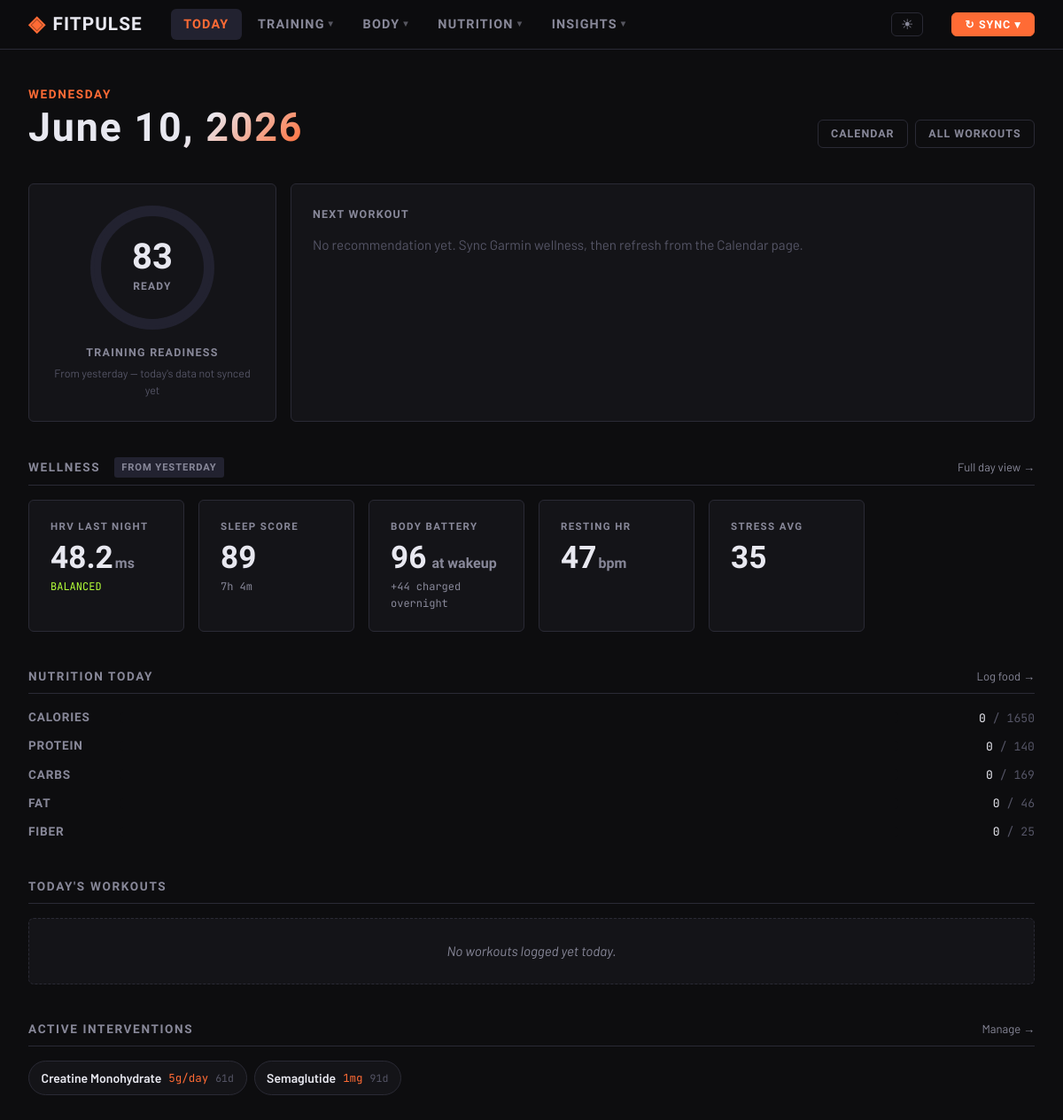
The page / on the database its author committed.
### workouts/models.py (models this page shows, shortened)
class DailyStats(models.Model):
    date = models.DateField(unique=True, db_index=True)
    body_battery_json = models.JSONField(default=list, blank=True)
    body_battery_high = models.IntegerField(null=True, blank=True)
    body_battery_low = models.IntegerField(null=True, blank=True)
    sleep_score = models.IntegerField(null=True, blank=True)
    sleep_seconds = models.IntegerField(null=True, blank=True)
    sleep_deep_seconds = models.IntegerField(null=True, blank=True)
    sleep_light_seconds = models.IntegerField(null=True, blank=True)
    sleep_rem_seconds = models.IntegerField(null=True, blank=True)
    hrv_weekly_avg = models.FloatField(null=True, blank=True)   # ms
    hrv_last_night = models.FloatField(null=True, blank=True)   # ms
    hrv_status = models.CharField(max_length=32, blank=True)    # BALANCED / UNBALANCED / POOR
    resting_hr = models.IntegerField(null=True, blank=True)
    stress_avg = models.IntegerField(null=True, blank=True)
    training_status = models.CharField(max_length=64, blank=True)
    training_load = models.FloatField(null=True, blank=True)         # acute load
    load_focus_anaerobic = models.FloatField(null=True, blank=True)
    load_focus_high_aerobic = models.FloatField(null=True, blank=True)
    load_focus_low_aerobic = models.FloatField(null=True, blank=True)
    training_readiness_score = models.IntegerField(null=True, blank=True)
    training_readiness_label = models.CharField(max_length=64, blank=True)
    steps = models.IntegerField(null=True, blank=True)
    floors_climbed = models.IntegerField(null=True, blank=True)
    active_calories = models.IntegerField(null=True, blank=True)
    total_calories = models.IntegerField(null=True, blank=True)
    bmr_calories = models.IntegerField(null=True, blank=True)
    moderate_intensity_minutes = models.IntegerField(null=True, blank=True)
    vigorous_intensity_minutes = models.IntegerField(null=True, blank=True)
    steps_goal = models.IntegerField(null=True, blank=True)
    floors_climbed_goal = models.IntegerField(null=True, blank=True)
    intensity_minutes_goal = models.IntegerField(null=True, blank=True)
    vo2_max_running = models.FloatField(null=True, blank=True)
    vo2_max_cycling = models.FloatField(null=True, blank=True)
    fitness_age = models.IntegerField(null=True, blank=True)
    respiration_avg = models.FloatField(null=True, blank=True)
    respiration_waking_avg = models.FloatField(null=True, blank=True)
    respiration_sleep_avg = models.FloatField(null=True, blank=True)
    spo2_sleep_avg = models.FloatField(null=True, blank=True)
    spo2_sleep_low = models.IntegerField(null=True, blank=True)
    body_battery_start = models.IntegerField(null=True, blank=True)
    body_battery_end = models.IntegerField(null=True, blank=True)
    body_battery_charge = models.IntegerField(null=True, blank=True)
    body_battery_drain = models.IntegerField(null=True, blank=True)
    stress_max = models.IntegerField(null=True, blank=True)
    stress_rest_minutes = models.IntegerField(null=True, blank=True)
    stress_low_minutes = models.IntegerField(null=True, blank=True)
    stress_medium_minutes = models.IntegerField(null=True, blank=True)
    stress_high_minutes = models.IntegerField(null=True, blank=True)
    hrv_min = models.IntegerField(null=True, blank=True)
    hrv_max = models.IntegerField(null=True, blank=True)
    ai_day_analysis = models.TextField(null=True, blank=True)
    ai_day_generated_at = models.DateTimeField(null=True, blank=True)
    ai_next_workout = models.TextField(null=True, blank=True)
    ai_next_workout_generated_at = models.DateTimeField(null=True, blank=True)
    synced_at = models.DateTimeField(null=True, blank=True)
    weight_lb = models.FloatField(null=True, blank=True)
    fat_mass_lb = models.FloatField(null=True, blank=True)
    fat_free_mass_lb = models.FloatField(null=True, blank=True)
    muscle_mass_lb = models.FloatField(null=True, blank=True)
    hydration_lb = models.FloatField(null=True, blank=True)
    bone_mass_lb = models.FloatField(null=True, blank=True)
    fat_ratio_pct = models.FloatField(null=True, blank=True)
    weight_count = models.IntegerField(default=0)
    weight_synced_at = models.DateTimeField(null=True, blank=True)
    cal_total = models.FloatField(null=True, blank=True)
    protein_g_total = models.FloatField(null=True, blank=True)
    carbs_g_total = models.FloatField(null=True, blank=True)
    fat_g_total = models.FloatField(null=True, blank=True)
    fiber_g_total = models.FloatField(null=True, blank=True)
    class Meta:
        ordering = ["-date"]

class Intervention(models.Model):
    CATEGORY_CHOICES = [
        ("medication", "Medication"),
        ("supplement", "Supplement"),
        ("hormone", "Hormone"),
        ("lifestyle", "Lifestyle"),
        ("surgery", "Surgery"),
        ("other", "Other"),
    ]
    name = models.CharField(max_length=200)
    category = models.CharField(max_length=20, choices=CATEGORY_CHOICES)
    start_date = models.DateField(db_index=True)
    end_date = models.DateField(null=True, blank=True, db_index=True)
    notes = models.TextField(blank=True)
    expected_effects = models.TextField(blank=True)
    created_at = models.DateTimeField(auto_now_add=True)
    updated_at = models.DateTimeField(auto_now=True)
    class Meta:
        ordering = ["-start_date"]
    @property
    def is_active(self):
        from datetime import date
        return self.end_date is None or self.end_date > date.today()
    @property
    def duration_days(self):
        from datetime import date
        end = self.end_date or date.today()
        return (end - self.start_date).days
    @property
    def current_dose(self):
        from datetime import date
        from django.db.models import Q
        today = date.today()
        return self.dose_changes.filter(
            start_date__lte=today
        ).filter(
            Q(end_date__gte=today) | Q(end_date__isnull=True)
        ).order_by("-start_date").first()

class DoseChange(models.Model):
    intervention = models.ForeignKey(
        "Intervention", on_delete=models.CASCADE, related_name="dose_changes"
    )
    dose = models.CharField(max_length=100)
    start_date = models.DateField(db_index=True)
    end_date = models.DateField(null=True, blank=True, db_index=True)
    notes = models.TextField(blank=True)
    created_at = models.DateTimeField(auto_now_add=True)
    class Meta:
        ordering = ["start_date"]
        constraints = [
            models.UniqueConstraint(
                fields=["intervention", "start_date"],
                name="unique_dose_change_per_intervention_date",
            ),
        ]

### workouts/views.py (the view)
# urls.py: path("", today_page, name="today"),
def today_page(request):
    from django.db.models import Sum
    from .nutrition import compute_macro_targets
    from .ai import _get_or_generate_day_analysis
    today_date = datetime.date.today()
    yesterday = today_date - datetime.timedelta(days=1)
    daily = DailyStats.objects.filter(date=today_date).first()
    wellness_is_yesterday = False
    if not daily or not (daily.hrv_last_night or daily.body_battery_start):
        fallback = DailyStats.objects.filter(date=yesterday).first()
        if fallback and (fallback.hrv_last_night or fallback.body_battery_start):
            daily = fallback
            wellness_is_yesterday = True
    todays_workouts = list(
        CachedWorkout.objects.filter(created_at__date=today_date).order_by("-created_at")
    )
    nutrition_targets = None
    nutrition_progress = None
    try:
        nutrition_targets = compute_macro_targets()
    except Exception:
        pass
    today_food = FoodEntry.objects.filter(date=today_date).aggregate(
        cal=Sum("calories"),
        protein=Sum("protein_g"),
        carbs=Sum("carbs_g"),
        fat=Sum("fat_g"),
        fiber=Sum("fiber_g"),
    )
    if nutrition_targets:
        nutrition_progress = {
            "cal":     {"now": today_food["cal"] or 0,     "target": nutrition_targets.get("calories")},
            "protein": {"now": today_food["protein"] or 0, "target": nutrition_targets.get("protein_g")},
            "carbs":   {"now": today_food["carbs"] or 0,   "target": nutrition_targets.get("carbs_g")},
            "fat":     {"now": today_food["fat"] or 0,     "target": nutrition_targets.get("fat_g")},
            "fiber":   {"now": today_food["fiber"] or 0,   "target": nutrition_targets.get("fiber_g")},
        }
        for v in nutrition_progress.values():
            t = v["target"]
            v["pct"] = min(round((v["now"] / t) * 100), 100) if t else 0
    active_interventions = [i for i in Intervention.objects.all() if i.is_active]
    day_analysis_text = None
    next_workout_text = None
    today_stats = DailyStats.objects.filter(date=today_date).first()
    if today_stats:
        try:
            day_analysis_text = _get_or_generate_day_analysis(today_date, todays_workouts, today_stats)
        except Exception:
            pass
        next_workout_text = today_stats.ai_next_workout or None
    return render(request, "workouts/today.html", {
        "today_date": today_date,
        "daily": daily,
        "wellness_is_yesterday": wellness_is_yesterday,
        "todays_workouts": todays_workouts,
        "nutrition_progress": nutrition_progress,
        "nutrition_targets": nutrition_targets,
        "active_interventions": active_interventions,
        "next_workout_text": next_workout_text,
        "day_analysis_text": day_analysis_text,
    })

### workouts/templatetags/workout_filters.py (called while the page is built)
@register.simple_tag
def last_synced():
    from workouts.models import CachedWorkout
    result = CachedWorkout.objects.aggregate(Max('synced_at'))
    return result.get('synced_at__max')

@register.filter
def dict_get(d, key):
    if isinstance(d, dict):
        return d.get(key)
    return None

@register.filter
def nutrition_rows(_unused):
    return [
        ("Calories", "cal",     "#FF6B35"),
        ("Protein",  "protein", "#00D1FF"),
        ("Carbs",    "carbs",   "#B4FF39"),
        ("Fat",      "fat",     "#FF3B5C"),
        ("Fiber",    "fiber",   "#69f0ae"),
    ]

@register.filter
def format_duration_hm(seconds):
    if not seconds:
        return "—"
    try:
        seconds = int(seconds)
        hours = seconds // 3600
        minutes = (seconds % 3600) // 60
        if hours == 0:
            return f"{minutes}m"
        return f"{hours}h {minutes}m"
    except (TypeError, ValueError):
        return "—"

### templates/workouts/today.html (shortened to what this page needs)
{% extends "base.html" %}
{% load workout_filters %}
{% block nav_today %}active{% endblock %}
{% block content %}
<div class="page-header today-header">
  <div>
    <div class="today-date-label">{{ today_date|date:"l" }}</div>
    <h1 class="page-title">{{ today_date|date:"F j, Y" }}</h1>
  </div>
  <div class="today-quick-links">
    <a href="{% url 'calendar' %}" class="btn btn-ghost btn-sm">Calendar</a>
    <a href="{% url 'history' %}" class="btn btn-ghost btn-sm">All Workouts</a>
  </div>
</div>
<section class="today-hero">
  <div class="today-hero-readiness">
    {% if daily.training_readiness_score %}
      <div class="readiness-circle readiness-{{ daily.training_readiness_label|lower|default:'unknown' }}">
        <div class="readiness-score">{{ daily.training_readiness_score }}</div>
        <div class="readiness-label">{{ daily.training_readiness_label|default:"—" }}</div>
      </div>
      <div class="readiness-meta">
        <div class="readiness-meta-title">TRAINING READINESS</div>
        {% if wellness_is_yesterday %}
        <div class="readiness-meta-sub">From yesterday — today's data not synced yet</div>
        {% else %}
        <div class="readiness-meta-sub">Updated this morning</div>
        {% endif %}
      </div>
    {% else %}
      <div class="readiness-empty">
        <div class="readiness-meta-title">TRAINING READINESS</div>
        <p class="muted">No readiness data yet today. Try syncing Garmin wellness.</p>
      </div>
    {% endif %}
  </div>
  <div class="today-hero-recommendation">
    <div class="card-label">NEXT WORKOUT</div>
    {% if next_workout_text %}
      {{ next_workout_text|format_next_workout|safe }}
    {% else %}
      <p class="muted">No recommendation yet. Sync Garmin wellness, then refresh from the Calendar page.</p>
    {% endif %}
  </div>
</section>
{% if daily %}
<section class="today-section">
  <div class="today-section-header">
    <h2 class="section-title">WELLNESS</h2>
    {% if wellness_is_yesterday %}
    <span class="badge badge-muted">From yesterday</span>
    {% endif %}
    <a href="{% url 'day_view' today_date|date:'Y-m-d' %}" class="section-link">Full day view →</a>
  </div>
  <div class="stat-grid">
    {% if daily.hrv_last_night %}
    <div class="stat-card">
      <div class="stat-label">HRV Last Night</div>
      <div class="stat-value">{{ daily.hrv_last_night }}<span class="stat-unit">ms</span></div>
      {% if daily.hrv_status %}<div class="stat-sub stat-sub-{{ daily.hrv_status|lower }}">{{ daily.hrv_status }}</div>{% endif %}
    </div>
    {% endif %}
    {% if daily.sleep_score %}
    <div class="stat-card">
      <div class="stat-label">Sleep Score</div>
      <div class="stat-value">{{ daily.sleep_score }}</div>
      {% if daily.sleep_seconds %}
      <div class="stat-sub">{{ daily.sleep_seconds|format_duration_hm }}</div>
      {% endif %}
    </div>
    {% endif %}
    {% if daily.body_battery_start %}
    <div class="stat-card">
      <div class="stat-label">Body Battery</div>
      <div class="stat-value">{{ daily.body_battery_start }}<span class="stat-unit"> at wakeup</span></div>
      {% if daily.body_battery_charge %}<div class="stat-sub">+{{ daily.body_battery_charge }} charged overnight</div>{% endif %}
    </div>
    {% endif %}
    {% if daily.resting_hr %}
    <div class="stat-card">
      <div class="stat-label">Resting HR</div>
      <div class="stat-value">{{ daily.resting_hr }}<span class="stat-unit">bpm</span></div>
    </div>
    {% endif %}
    {% if daily.stress_avg %}
    <div class="stat-card">
      <div class="stat-label">Stress Avg</div>
      <div class="stat-value">{{ daily.stress_avg }}</div>
    </div>
    {% endif %}
  </div>
</section>
{% endif %}
{% if nutrition_progress %}
<section class="today-section">
  <div class="today-section-header">
    <h2 class="section-title">NUTRITION TODAY</h2>
    <a href="{% url 'nutrition' %}" class="section-link">Log food →</a>
  </div>
  <div class="nutrition-bars">
    {% for label, key, color in nutrition_progress|nutrition_rows %}
    {% with row=nutrition_progress|dict_get:key %}
    <div class="nut-bar-row">
      <div class="nut-bar-label">{{ label }}</div>
      <div class="nut-bar-track">
      </div>
      <div class="nut-bar-value">
        <span class="mono">{{ row.now|floatformat:0 }}</span>
        <span class="muted">/ {{ row.target|floatformat:0 }}</span>
      </div>
    </div>
    {% endwith %}
    {% endfor %}
  </div>
</section>
{% endif %}
<section class="today-section">
  <div class="today-section-header">
    <h2 class="section-title">TODAY'S WORKOUTS</h2>
  </div>
  {% if todays_workouts %}
  <div class="today-workouts-list">
    {% for w in todays_workouts %}
    <a href="{% url 'workout_detail' w.workout_id %}" class="today-workout-card">
      <div class="today-workout-type">{{ w.fitness_discipline_display|default:w.discipline|upper }}</div>
      <div class="today-workout-title">{{ w.title|default:"Workout" }}</div>
      <div class="today-workout-meta">
        {{ w.created_at|date:"g:i A" }}
        {% if w.duration_minutes %} · {{ w.duration_minutes }} min{% endif %}
        {% if w.heart_rate_avg_best %} · {{ w.heart_rate_avg_best|floatformat:0 }} bpm avg{% endif %}
        {% if w.effort_points %} · Effort {{ w.effort_points|floatformat:1 }}{% endif %}
      </div>
    </a>
    {% endfor %}
  </div>
  {% else %}
  <div class="today-empty">No workouts logged yet today.</div>
  {% endif %}
</section>
{% if active_interventions %}
<section class="today-section">
  <div class="today-section-header">
    <h2 class="section-title">ACTIVE INTERVENTIONS</h2>
    <a href="{% url 'interventions' %}" class="section-link">Manage →</a>
  </div>
  <div class="today-interventions">
    {% for i in active_interventions %}
    <a href="{% url 'intervention_detail' i.pk %}" class="intervention-pill">
      <span class="intervention-pill-name">{{ i.name }}</span>
      {% if i.current_dose %}<span class="intervention-pill-dose">{{ i.current_dose.dose }}</span>{% endif %}
      <span class="intervention-pill-duration">{{ i.duration_days }}d</span>
    </a>
    {% endfor %}
  </div>
</section>
{% endif %}
{% endblock %}

### rows shown on the page
DailyStats: training_readiness_score "83", training_readiness_label "READY", hrv_last_night "48.2", hrv_status "BALANCED", sleep_score "89", sleep_seconds "7h 4m", body_battery_start "96", body_battery_charge "44", resting_hr "47", stress_avg "35"
Intervention: name "Creatine Monohydrate", current_dose.dose "5g/day", duration_days "61"
Intervention: name "Semaglutide", current_dose.dose "1mg", duration_days "91"

### other values the page prints
{{ label }} "CALORIES" "PROTEIN" "CARBS" "FAT" "FIBER"
{{ row.now|floatformat:0 }} "0" "0" "0" "0" "0"
{{ row.target|floatformat:0 }} "1650" "140" "169" "46" "25"
